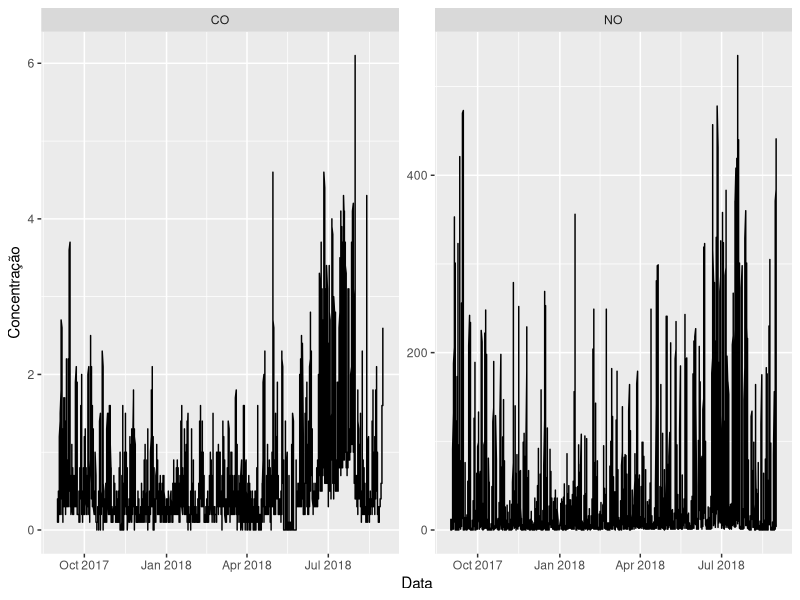
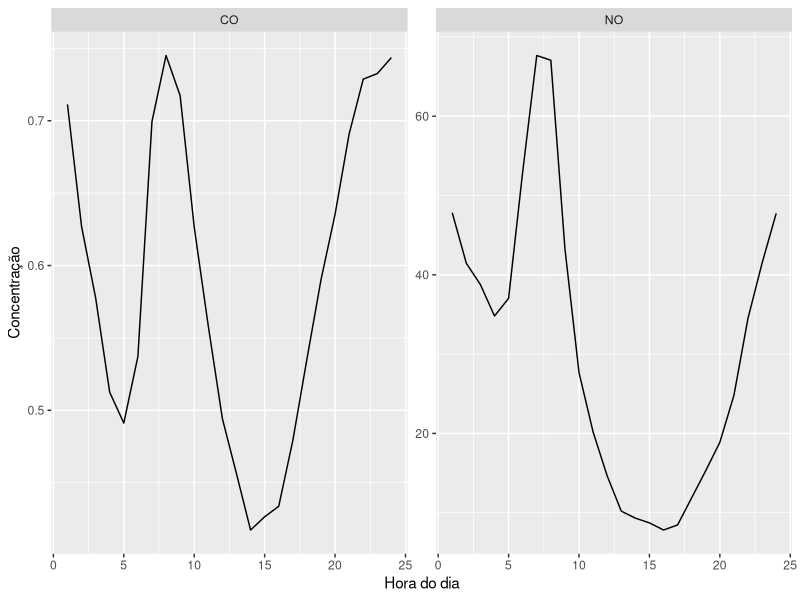

These figures' R source, in order:
# 6. Vamos criar alguns gráficos ------------------------------------------

# Séries temporais dos poluentes

library(readxl)
library(dplyr)
library(ggplot2)
library(tidyr)

base_completa <- read_excel("exemplo-poluicao/docs/tabelas.xlsx")

# Primeiro começamos manipulando a base
base_completa %>% 
  gather(poluente, conc, mass_co, mass_no) %>% 
  mutate(
    poluente = case_when(
      poluente == "mass_co" ~ "CO",
      TRUE ~ "NO"
    )
  ) %>% 
  # Aqui começa o gráfico. Repare que usamos o "+" em vez do %>% para juntar as linhas.
  ggplot(aes(x = date, y = conc)) +
  geom_line() +
  facet_wrap(~poluente, scales = "free") + #Teste retirar o "scales" da função
  labs(x = "Data", y = "Concentração")

# Médias horárias

base_completa %>% 
  gather(poluente, conc, mass_co, mass_no) %>% 
  mutate(
    poluente = case_when(
      poluente == "mass_co" ~ "CO",
      TRUE ~ "NO"
    )
  ) %>%
  group_by(poluente, hour) %>% 
  summarise(conc_media = mean(conc, na.rm = TRUE)) %>% 
  ggplot(aes(x = hour, y = conc_media)) +
  geom_line() +
  facet_wrap(~poluente, scales = "free") +
  labs(x = "Hora do dia", y = "Concentração")
